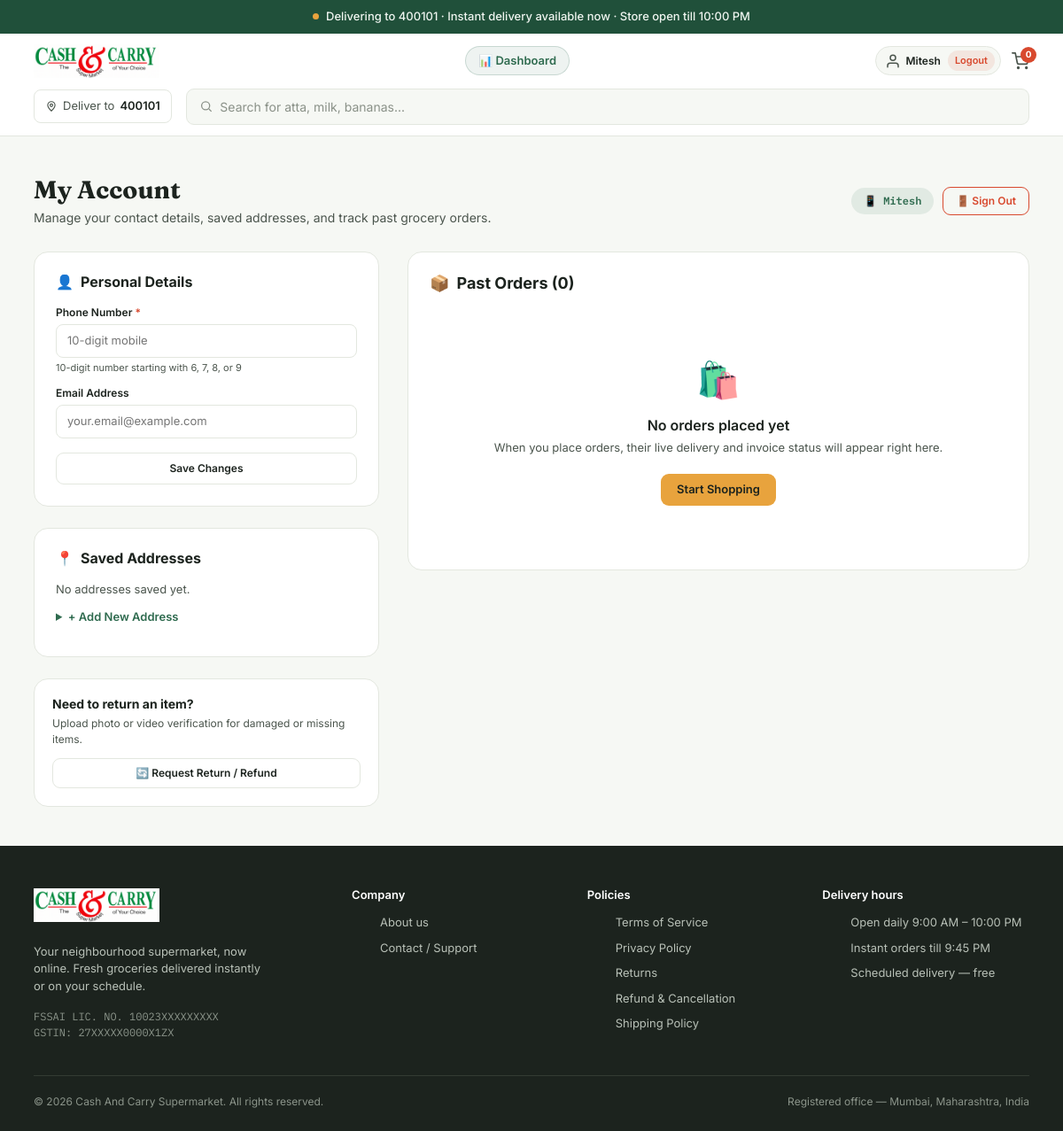
Before: /profile/ (signed in) with the older database file.
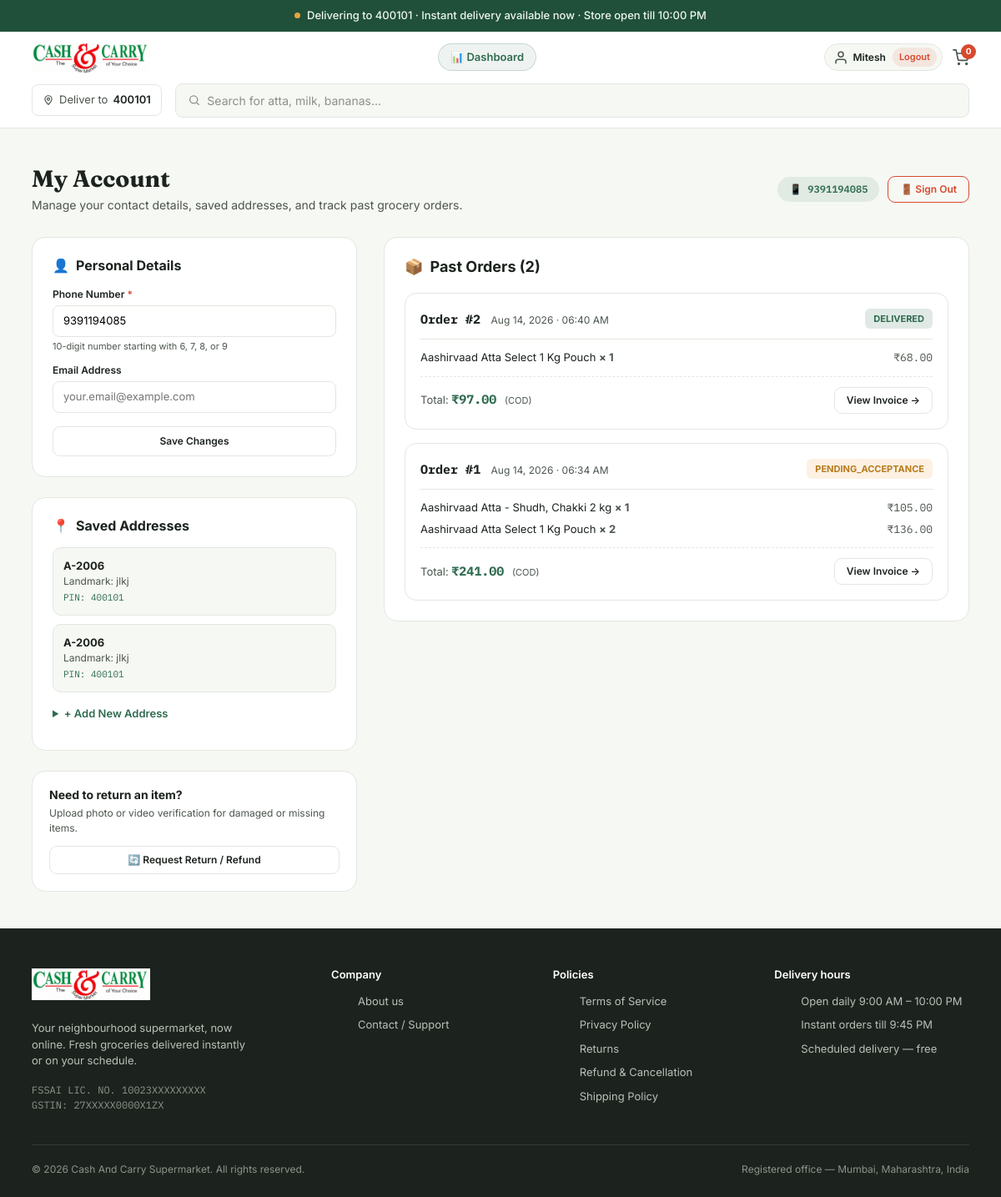
After: the same page with the newer database file.
### store/models.py (models this page shows, shortened)
class User(AbstractUser):
    class Role(models.TextChoices):
        CUSTOMER = "customer", "Customer"
        EMPLOYEE = "employee", "Employee"
        MANAGER = "manager", "Manager"
        ADMIN = "admin", "Admin"
    role = models.CharField(max_length=20, choices=Role.choices, default=Role.CUSTOMER)
    phone = models.CharField(max_length=20, blank=True, null=True)

class Address(models.Model):
    user = models.ForeignKey(User, on_delete=models.CASCADE, related_name="addresses")
    full_name = models.CharField(max_length=150, blank=True, null=True)
    phone = models.CharField(max_length=20, blank=True, null=True)
    pincode = models.CharField(max_length=10)
    line1 = models.CharField(max_length=255)
    line2 = models.CharField(max_length=255, blank=True, null=True)
    landmark = models.CharField(max_length=255, blank=True, null=True)
    city = models.CharField(max_length=100, default="Mumbai")
    state = models.CharField(max_length=100, default="Maharashtra")
    is_default = models.BooleanField(default=False)

class Order(models.Model):
    class DeliveryMode(models.TextChoices):
        INSTANT = "instant", "Instant Delivery (30 Mins)"
    class OrderStatus(models.TextChoices):
        PENDING_ACCEPTANCE = "pending_acceptance", "Pending Acceptance"
        ACCEPTED = "accepted", "Accepted"
        REJECTED = "rejected", "Rejected"
        PREPARING = "preparing", "Preparing"
        PACKED = "packed", "Packed"
        OUT_FOR_DELIVERY = "out_for_delivery", "Out for Delivery"
        DELIVERED = "delivered", "Delivered"
        CANCELLED = "cancelled", "Cancelled"
    class PickingStatus(models.TextChoices):
        UNPICKED = "unpicked", "Unpicked"
        PICKING = "picking", "Picking"
        PICKED = "picked", "Picked"
        PACKED = "packed", "Packed"
        OUT_FOR_DELIVERY = "out_for_delivery", "Out for Delivery"
        DELIVERED = "delivered", "Delivered"
    class PaymentStatus(models.TextChoices):
        PENDING = "pending", "Pending"
        PAID = "paid", "Paid"
        FAILED = "failed", "Failed"
        REFUNDED = "refunded", "Refunded"
        PARTIALLY_REFUNDED = "partially_refunded", "Partially Refunded"
    class PaymentMethod(models.TextChoices):
        COD = "COD", "Cash on Delivery"
        UPI = "UPI", "UPI / Online"
    user = models.ForeignKey(User, on_delete=models.PROTECT, related_name="orders")
    address = models.ForeignKey(Address, on_delete=models.PROTECT, related_name="orders")
    delivery_mode = models.CharField(
        max_length=20,
        choices=DeliveryMode.choices,
        default=DeliveryMode.INSTANT
    )
    payment_method = models.CharField(
        max_length=20,
        choices=PaymentMethod.choices,
        default=PaymentMethod.COD
    )
    scheduled_slot_start = models.DateTimeField(blank=True, null=True)
    scheduled_slot_end = models.DateTimeField(blank=True, null=True)
    delivery_fee = models.DecimalField(max_digits=10, decimal_places=2, default=0)
    subtotal = models.DecimalField(max_digits=10, decimal_places=2)
    discount = models.DecimalField(max_digits=10, decimal_places=2, default=0)
    total_amount = models.DecimalField(max_digits=10, decimal_places=2)
    payment_status = models.CharField(max_length=20, choices=PaymentStatus.choices, default=PaymentStatus.PENDING)
    order_status = models.CharField(
        max_length=25, choices=OrderStatus.choices, default=OrderStatus.PENDING_ACCEPTANCE
    )
    rejection_reason = models.CharField(max_length=255, blank=True, null=True)
    accepted_by = models.ForeignKey(
        User, on_delete=models.SET_NULL, blank=True, null=True, related_name="accepted_orders"
    )
    accepted_at = models.DateTimeField(blank=True, null=True)
    picking_status = models.CharField(
        max_length=20, choices=PickingStatus.choices, default=PickingStatus.UNPICKED
    )
    delivery_instructions = models.CharField(max_length=255, blank=True, null=True)
    created_at = models.DateTimeField(auto_now_add=True)

class OrderItem(models.Model):
    class FulfillmentStatus(models.TextChoices):
        PENDING = "pending", "Pending"
        PICKED = "picked", "Picked"
        OUT_OF_STOCK = "out_of_stock", "Out of Stock"
        SUBSTITUTED = "substituted", "Substituted"
    order = models.ForeignKey(Order, on_delete=models.CASCADE, related_name="items")
    product = models.ForeignKey(Product, on_delete=models.PROTECT)
    quantity = models.IntegerField()
    unit_price = models.DecimalField(max_digits=10, decimal_places=2)
    total_price = models.DecimalField(max_digits=10, decimal_places=2)
    fulfillment_status = models.CharField(
        max_length=20, choices=FulfillmentStatus.choices, default=FulfillmentStatus.PENDING
    )
    substituted_product = models.ForeignKey(
        Product, on_delete=models.SET_NULL, blank=True, null=True, related_name="substituted_in_items"
    )

class Product(models.Model):
    category = models.ForeignKey(Category, on_delete=models.PROTECT, related_name="products")
    name = models.CharField(max_length=255)
    brand = models.CharField(max_length=100, blank=True, null=True)
    unit = models.CharField(max_length=50)  # e.g., '500g', '1 L', '1 Pack'
    price = models.DecimalField(max_digits=10, decimal_places=2)
    discounted_price = models.DecimalField(max_digits=10, decimal_places=2, blank=True, null=True)
    image = models.ImageField(upload_to='products/', blank=True, null=True)  # Local File Upload
    image_url = models.URLField(blank=True, null=True)                      # External URL
    description = models.TextField(blank=True, null=True)
    dietary_tags = models.JSONField(default=list, blank=True)

### store/views.py (the view, shortened to what this page needs)
# urls.py: path('profile/', views.profile, name='profile'),
@login_required
def profile(request):
    addresses = Address.objects.filter(user=request.user)
    orders = Order.objects.filter(user=request.user).prefetch_related('items__product').order_by('-created_at')
    context = {
        'addresses': addresses,
        'orders': orders,
    }
    return render(request, 'profile.html', context)

### templates/profile.html (shortened to what the changed rows need)
{% extends 'base.html' %}
{% block content %}
<section class="section" style="padding: 44px 0; min-height: 75vh;">
  <div class="wrap">
    <div style="display: flex; justify-content: space-between; align-items: center; margin-bottom: 28px; flex-wrap: wrap; gap: 14px;">
      <div>
        <h1 class="display" style="font-size: 28px; font-weight: 700; color: var(--charcoal); margin-bottom: 4px;">My Account</h1>
      </div>
      <div style="display: flex; align-items: center; gap: 10px;">
        <span class="mono" style="font-size: 12px; background: rgba(47, 107, 79, 0.1); color: var(--leaf); padding: 6px 14px; border-radius: 20px; font-weight: 600;">
          📱 {{ user.phone|default:user.username }}
        </span>
        <a href="{% url 'logout' %}" class="btn btn-secondary" style="font-size: 12px; padding: 6px 14px; border-color: var(--chili); color: var(--chili);">
          🚪 Sign Out
        </a>
      </div>
    </div>
    <div style="display: grid; grid-template-columns: 1fr 1.8fr; gap: 32px; align-items: start;">
      <div style="display: flex; flex-direction: column; gap: 24px;">
        <div style="background: var(--white); border: 1px solid var(--line); border-radius: 16px; padding: 24px;">
          <h2 style="font-size: 16px; font-weight: 700; margin-bottom: 16px; display: flex; align-items: center; gap: 8px;">
            <span>👤</span> Personal Details
          </h2>
          <form method="POST" action="{% url 'profile' %}">
            <div style="display: flex; flex-direction: column; gap: 12px;">
              <div>
                <label style="display: block; font-size: 12px; font-weight: 600; margin-bottom: 4px; color: var(--charcoal);">
                  Phone Number <span style="color: var(--chili);">*</span>
                </label>
                <input
                  type="tel"
                  name="phone"
                  value="{{ user.phone|default:'' }}"
                  required
                  pattern="[6-9][0-9]{9}"
                  maxlength="10"
                  placeholder="10-digit mobile"
                  oninput="this.value = this.value.replace(/[^0-9]/g, '')"
                  style="width: 100%; padding: 8px 12px; border: 1px solid var(--line); border-radius: 8px; font-size: 13px; outline: none;"
                >
                <small style="font-size: 11px; color: var(--charcoal-soft); display: block; margin-top: 3px;">10-digit number starting with 6, 7, 8, or 9</small>
              </div>
            </div>
          </form>
        </div>
        <div style="background: var(--white); border: 1px solid var(--line); border-radius: 16px; padding: 24px;">
          <h2 style="font-size: 16px; font-weight: 700; margin-bottom: 16px; display: flex; align-items: center; gap: 8px;">
            <span>📍</span> Saved Addresses
          </h2>
          {% if addresses %}
            <div style="display: flex; flex-direction: column; gap: 10px; margin-bottom: 16px;">
              {% for addr in addresses %}
                <div style="background: var(--mist); border: 1px solid var(--line); padding: 12px; border-radius: 10px; font-size: 13px;">
                  <strong style="color: var(--charcoal);">{{ addr.line1 }}</strong>
                  {% if addr.landmark %}<div style="color: var(--charcoal-soft); font-size: 12px;">Landmark: {{ addr.landmark }}</div>{% endif %}
                  <div class="mono" style="color: var(--leaf); font-size: 11px; margin-top: 2px;">PIN: {{ addr.pincode }}</div>
                </div>
              {% endfor %}
            </div>
          {% else %}
            <p style="font-size: 13px; color: var(--charcoal-soft); margin-bottom: 12px;">No addresses saved yet.</p>
          {% endif %}
          <details style="font-size: 13px;">
            <summary style="cursor: pointer; font-weight: 600; color: var(--leaf); margin-bottom: 10px;">+ Add New Address</summary>
          </details>
        </div>
      </div>
      <div style="background: var(--white); border: 1px solid var(--line); border-radius: 16px; padding: 24px;">
        <h2 style="font-size: 18px; font-weight: 700; margin-bottom: 20px; display: flex; align-items: center; gap: 8px;">
          <span>📦</span> Past Orders ({{ orders|length }})
        </h2>
        {% if orders %}
          <div style="display: flex; flex-direction: column; gap: 16px;">
            {% for order in orders %}
              <div style="border: 1px solid var(--line); border-radius: 14px; padding: 18px; background: var(--white);">
                <div style="display: flex; justify-content: space-between; align-items: center; flex-wrap: wrap; gap: 10px; padding-bottom: 12px; border-bottom: 1px solid var(--line);">
                  <div>
                    <span class="mono" style="font-weight: 700; font-size: 15px; color: var(--charcoal);">Order #{{ order.id }}</span>
                    <span style="font-size: 12px; color: var(--charcoal-soft); margin-left: 8px;">{{ order.created_at|date:"M d, Y · h:i A" }}</span>
                  </div>
                  <span style="font-size: 11px; font-weight: 700; padding: 4px 10px; border-radius: 6px; text-transform: uppercase;
                    {% if order.order_status == 'delivered' %}background: rgba(47, 107, 79, 0.15); color: var(--leaf);
                    {% elif order.order_status == 'rejected' or order.order_status == 'cancelled' %}background: rgba(216, 73, 46, 0.12); color: var(--chili);
                    {% else %}background: rgba(232, 163, 61, 0.15); color: var(--turmeric-dark);{% endif %}">
                    {{ order.order_status|title }}
                  </span>
                </div>
                <div style="padding: 12px 0; display: flex; flex-direction: column; gap: 6px;">
                  {% for item in order.items.all %}
                    <div style="display: flex; justify-content: space-between; font-size: 13px;">
                      <span style="color: var(--charcoal);">{{ item.product.name }} <strong style="color: var(--charcoal-soft);">× {{ item.quantity }}</strong></span>
                      <span class="mono" style="color: var(--charcoal-soft);">₹{{ item.total_price }}</span>
                    </div>
                  {% endfor %}
                </div>
                <div style="display: flex; justify-content: space-between; align-items: center; padding-top: 12px; border-top: 1px dashed var(--line); flex-wrap: wrap; gap: 8px;">
                  <div style="font-size: 13px;">
                    <span style="color: var(--charcoal-soft);">Total: </span>
                    <strong class="mono" style="color: var(--leaf); font-size: 15px;">₹{{ order.total_amount }}</strong>
                    <span style="font-size: 11px; color: var(--charcoal-soft); margin-left: 6px;">({{ order.payment_method }})</span>
                  </div>
                  <a href="{% url 'order_detail' order.id %}" class="btn btn-secondary" style="padding: 6px 14px; font-size: 12px;">
                    View Invoice →
                  </a>
                </div>
              </div>
            {% endfor %}
          </div>
        {% else %}
          <div style="text-align: center; padding: 48px 16px;">
            <div style="font-size: 40px; margin-bottom: 12px;">🛍️</div>
            <h3 style="font-size: 16px; font-weight: 600; margin-bottom: 6px;">No orders placed yet</h3>
            <p style="font-size: 13px; color: var(--charcoal-soft); margin-bottom: 20px;">When you place orders, their live delivery and invoice status will appear right here.</p>
            <a href="{% url 'home' %}" class="btn btn-primary" style="padding: 8px 18px; font-size: 13px;">Start Shopping</a>
          </div>
        {% endif %}
      </div>
    </div>
  </div>
</section>
{% endblock %}

### templates/base.html (shortened to what the changed rows need)
{% load static %}
<!DOCTYPE html>
<html lang="en">
<head>
<link href="https://cdn.jsdelivr.net/npm/bootstrap@5.3.8/dist/css/bootstrap.min.css" rel="stylesheet">
</head>
<body>
  <header>
    <div class="wrap header-container">
      <div class="header-top-row">
        <div class="header-actions">
          {% if user.is_authenticated %}
            <div class="user-badge-pill">
              <a href="{% url 'profile' %}" class="icon-btn" title="{{ user.username }}'s Profile" aria-label="Profile">
                <svg width="18" height="18" viewBox="0 0 24 24" fill="none" stroke="currentColor" stroke-width="2" stroke-linecap="round" stroke-linejoin="round">
                  <path d="M20 21v-2a4 4 0 0 0-4-4H8a4 4 0 0 0-4 4v2"/>
                  <circle cx="12" cy="7" r="4"/>
                </svg>
                <span style="font-size: 12px; font-weight: 600; color: var(--charcoal);">{{ user.first_name|default:user.username }}</span>
              </a>
              <a href="{% url 'logout' %}" class="logout-btn-mini" title="Sign Out">
                Logout
              </a>
            </div>
          {% else %}
            <a href="{% url 'login' %}" class="btn btn-secondary" style="padding: 6px 12px; font-size: 12px;">Log In</a>
            <a href="{% url 'register' %}" class="btn btn-primary" style="padding: 6px 12px; font-size: 12px;">Register</a>
          {% endif %}
        </div>
      </div>
    </div>
  </header>
  {% block content %}{% endblock %}
</body>
</html>

Changed rows visible on the page:
changed User "Mitesh": phone "Mitesh" → "9391194085"; phone (not shown) → "9391194085"
added Address: line1 "A-2006", landmark "jlkj", pincode "400101"
added Address: line1 "A-2006", landmark "jlkj", pincode "400101"
added Order: id "2", created_at "Aug 14, 2026 · 06:40 AM", order_status "DELIVERED", total_amount "97.00", payment_method "COD"
added OrderItem: product.name "Aashirvaad Atta Select 1 Kg Pouch", quantity "1", total_price "68.00", shown under "2"
added Order: id "1", created_at "Aug 14, 2026 · 06:34 AM", order_status "PENDING_ACCEPTANCE", total_amount "241.00", payment_method "COD"
added OrderItem: product.name "Aashirvaad Atta - Shudh, Chakki 2 kg", quantity "1", total_price "105.00"
added OrderItem: product.name "Aashirvaad Atta Select 1 Kg Pouch", quantity "2", total_price "136.00", shown under "1"
Other visible differences:
{{ orders|length }}: "0" → "2"
text no longer shown: "No addresses saved yet. 🛍️ No orders placed yet When you place orders, their live delivery and invoice status will appear right here. Start Shopping"
